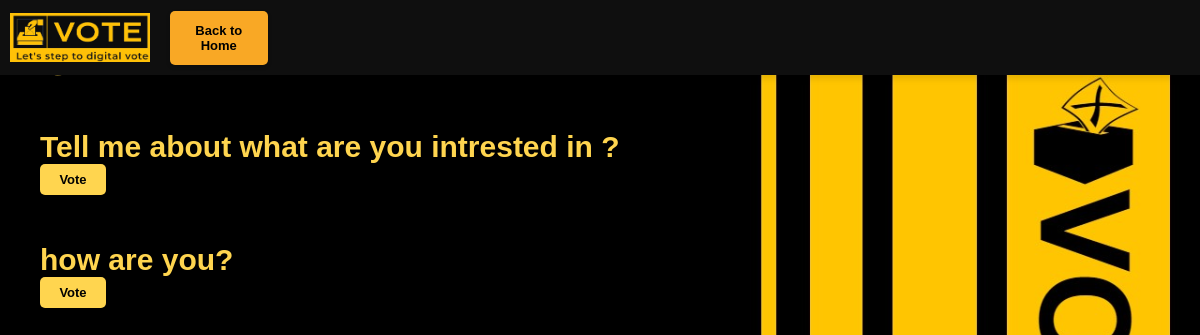
Screenshot of /polls/view_questions/ with the database file from the repository.
### polls/models.py (models this page shows, shortened)
class Question(models.Model):
    question_text = models.CharField(max_length=200)

### polls/views.py (the view)
# urls.py: path('view_questions/', views.view_questions, name='view_questions'),
def view_questions(request):
    questions = Question.objects.all()
    return render(request, 'polls/view_questions.html', {'questions': questions})

### polls/templates/polls/view_questions.html (shortened to what this page needs)
<html>
  <head>
    {% load static %}
  </head>
  <body>
    <div class="header">
      <img src="{% static 'image/votinglogo.png' %}" alt="Logo" />
      <div class="quick-links">
        <a href="{% url 'polls:index' %}">Back to Home</a>
      </div>
    </div>
    <ul>
      <h1>Questions</h1>
      {% for question in questions %}<br />
      <li>
        {{ question.question_text }}
        <a href="{% url 'polls:vote' question.id %}" class="vote-btn">Vote</a>
      </li>
      {% endfor %}
    </ul>
  </body>
</html>

### rows the page displays
Question: question_text "Tell me about what are you intrested in ?"
Question: question_text "how are you?"
